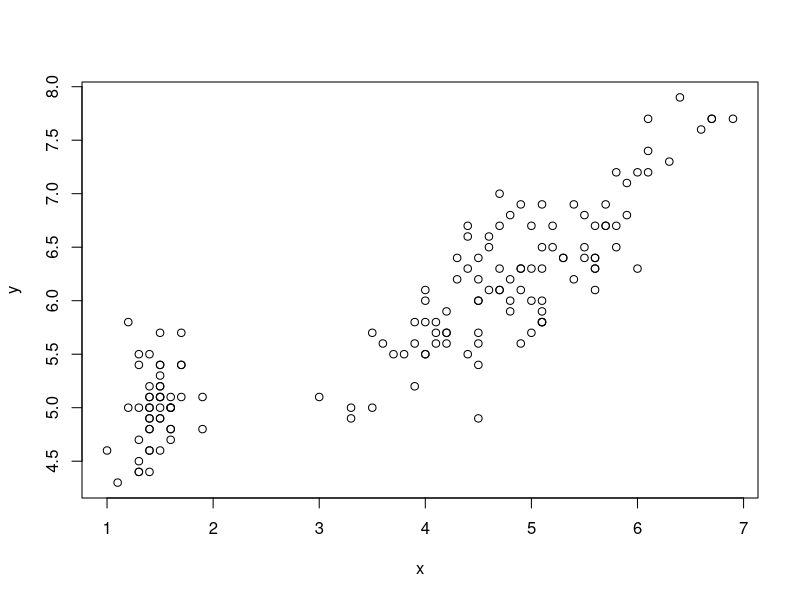
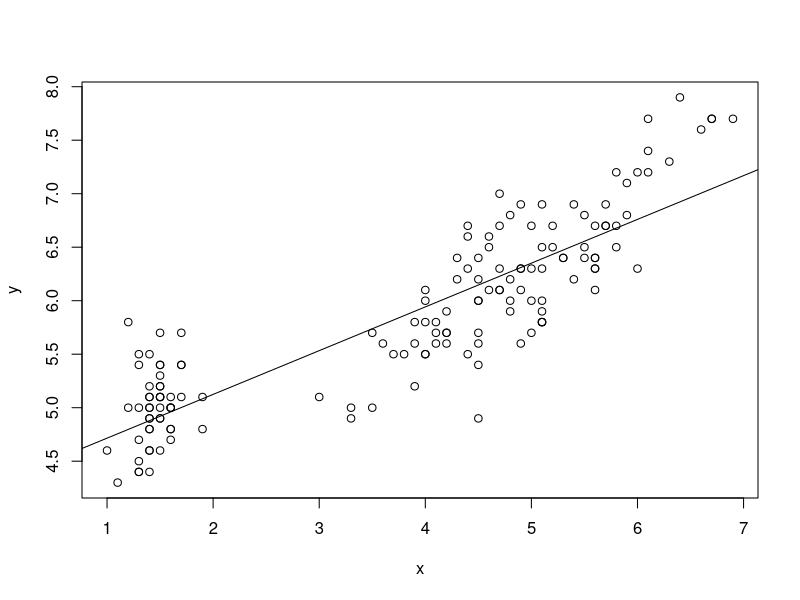

Write R code to recreate these figures, in order.
#Codigo para problema 2
mis_dades <- iris
mis_dades
x<-mis_dades$Petal.Length
y<-mis_dades$Sepal.Length

plot(x,y)
x_bar<-mean(x)
y_bar<-mean(y)

m<-sum((x-x_bar)*(y-y_bar))/sum((x-x_bar)^2)
b<- y_bar-m*x_bar
b
m*1.5+b
x_pred<-0:10
y_pred<-m*x_pred+b

plot(x,y)
lines(x_pred,y_pred)

x_pred<-x
y_pred<-m*x_pred+b
Rsq<-sum((y_pred-y_bar)^2)/sum((y-y_bar)^2)
Rsq
cor<-sqrt(Rsq)
cor


mod<-lm(y~x)
summary(mod)

cor.test(x,y)
y_pred2<-predict(mod,data.frame(x=1.5))

y_pred2
